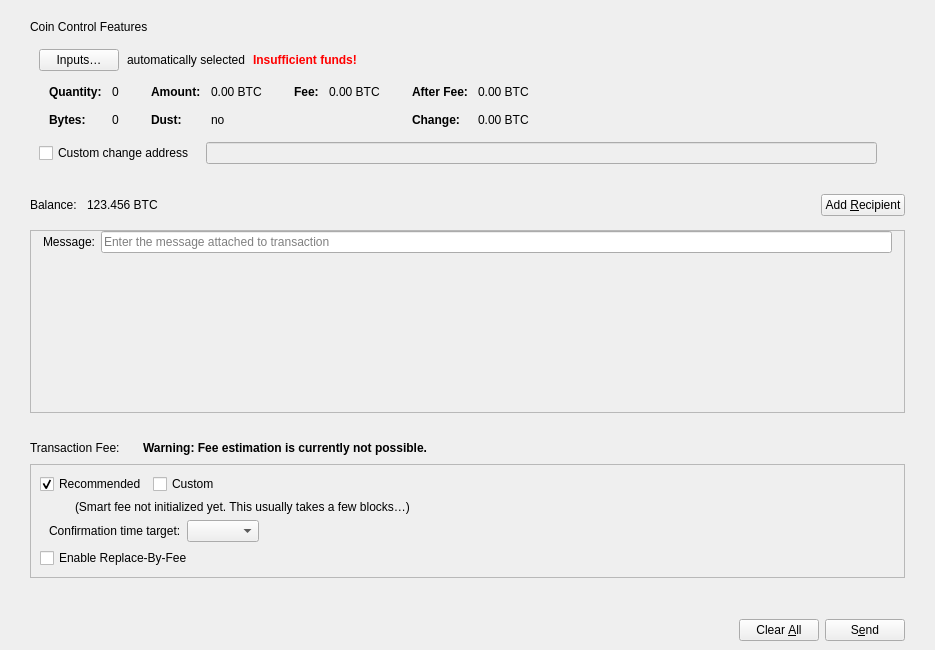
<?xml version="1.0" encoding="UTF-8"?>
<ui version="4.0">
 <class>SendCoinsDialog</class>
 <widget class="QDialog" name="SendCoinsDialog">
  <property name="geometry">
   <rect>
    <x>0</x>
    <y>0</y>
    <width>935</width>
    <height>650</height>
   </rect>
  </property>
  <property name="windowTitle">
   <string>Send Coins</string>
  </property>
  <layout class="QVBoxLayout" name="verticalLayout_6">
   <property name="leftMargin">
    <number>0</number>
   </property>
   <property name="rightMargin">
    <number>0</number>
   </property>
   <property name="bottomMargin">
    <number>0</number>
   </property>
   <item>
    <layout class="QVBoxLayout" name="verticalLayout_11">
     <property name="leftMargin">
      <number>30</number>
     </property>
     <property name="topMargin">
      <number>9</number>
     </property>
     <property name="rightMargin">
      <number>30</number>
     </property>
     <item>
      <widget class="QWidget" name="coinControlWidget" native="true">
       <layout class="QVBoxLayout" name="verticalLayout_9">
        <property name="leftMargin">
         <number>0</number>
        </property>
        <property name="topMargin">
         <number>0</number>
        </property>
        <property name="rightMargin">
         <number>0</number>
        </property>
        <property name="bottomMargin">
         <number>0</number>
        </property>
        <item>
         <widget class="QLabel" name="label_2">
          <property name="text">
           <string>Coin Control Features</string>
          </property>
         </widget>
        </item>
        <item>
         <widget class="QWidget" name="coinControlContentsWidget" native="true">
          <layout class="QVBoxLayout" name="verticalLayout_8">
           <property name="bottomMargin">
            <number>6</number>
           </property>
           <item>
            <layout class="QVBoxLayout" name="verticalLayoutCoinControl" stretch="0,0,0,1">
             <property name="spacing">
              <number>0</number>
             </property>
             <item>
              <layout class="QHBoxLayout" name="horizontalLayoutCoinControl2" stretch="0,0,0,0">
               <property name="spacing">
                <number>8</number>
               </property>
               <property name="bottomMargin">
                <number>10</number>
               </property>
               <item>
                <widget class="QPushButton" name="pushButtonCoinControl">
                 <property name="styleSheet">
                  <string notr="true"/>
                 </property>
                 <property name="text">
                  <string>Inputs…</string>
                 </property>
                 <property name="autoDefault">
                  <bool>false</bool>
                 </property>
                </widget>
               </item>
               <item>
                <widget class="QLabel" name="labelCoinControlAutomaticallySelected">
                 <property name="text">
                  <string>automatically selected</string>
                 </property>
                 <property name="margin">
                  <number>5</number>
                 </property>
                </widget>
               </item>
               <item>
                <widget class="QLabel" name="labelCoinControlInsuffFunds">
                 <property name="font">
                  <font>
                   <weight>75</weight>
                   <bold>true</bold>
                  </font>
                 </property>
                 <property name="styleSheet">
                  <string notr="true">color:red;font-weight:bold;</string>
                 </property>
                 <property name="text">
                  <string>Insufficient funds!</string>
                 </property>
                 <property name="margin">
                  <number>5</number>
                 </property>
                </widget>
               </item>
               <item>
                <spacer name="horizontalSpacerCoinControl">
                 <property name="orientation">
                  <enum>Qt::Horizontal</enum>
                 </property>
                 <property name="sizeHint" stdset="0">
                  <size>
                   <width>40</width>
                   <height>1</height>
                  </size>
                 </property>
                </spacer>
               </item>
              </layout>
             </item>
             <item>
              <widget class="QWidget" name="widgetCoinControl" native="true">
               <property name="sizePolicy">
                <sizepolicy hsizetype="Preferred" vsizetype="Preferred">
                 <horstretch>0</horstretch>
                 <verstretch>0</verstretch>
                </sizepolicy>
               </property>
               <property name="minimumSize">
                <size>
                 <width>0</width>
                 <height>0</height>
                </size>
               </property>
               <property name="styleSheet">
                <string notr="true"/>
               </property>
               <layout class="QHBoxLayout" name="horizontalLayoutCoinControl5">
                <property name="leftMargin">
                 <number>0</number>
                </property>
                <property name="topMargin">
                 <number>0</number>
                </property>
                <property name="rightMargin">
                 <number>0</number>
                </property>
                <property name="bottomMargin">
                 <number>0</number>
                </property>
                <item>
                 <layout class="QHBoxLayout" name="horizontalLayoutCoinControl3" stretch="0,0,0,1">
                  <property name="spacing">
                   <number>20</number>
                  </property>
                  <property name="topMargin">
                   <number>0</number>
                  </property>
                  <property name="bottomMargin">
                   <number>10</number>
                  </property>
                  <item>
                   <layout class="QFormLayout" name="formLayoutCoinControl1">
                    <property name="horizontalSpacing">
                     <number>10</number>
                    </property>
                    <property name="verticalSpacing">
                     <number>14</number>
                    </property>
                    <property name="leftMargin">
                     <number>10</number>
                    </property>
                    <property name="topMargin">
                     <number>4</number>
                    </property>
                    <property name="rightMargin">
                     <number>6</number>
                    </property>
                    <item row="0" column="0">
                     <widget class="QLabel" name="labelCoinControlQuantityText">
                      <property name="font">
                       <font>
                        <weight>75</weight>
                        <bold>true</bold>
                       </font>
                      </property>
                      <property name="text">
                       <string>Quantity:</string>
                      </property>
                      <property name="margin">
                       <number>0</number>
                      </property>
                     </widget>
                    </item>
                    <item row="0" column="1">
                     <widget class="QLabel" name="labelCoinControlQuantity">
                      <property name="cursor">
                       <cursorShape>IBeamCursor</cursorShape>
                      </property>
                      <property name="contextMenuPolicy">
                       <enum>Qt::ActionsContextMenu</enum>
                      </property>
                      <property name="text">
                       <string notr="true">0</string>
                      </property>
                      <property name="margin">
                       <number>0</number>
                      </property>
                      <property name="textInteractionFlags">
                       <set>Qt::LinksAccessibleByMouse|Qt::TextSelectableByMouse</set>
                      </property>
                     </widget>
                    </item>
                    <item row="1" column="0">
                     <widget class="QLabel" name="labelCoinControlBytesText">
                      <property name="font">
                       <font>
                        <weight>75</weight>
                        <bold>true</bold>
                       </font>
                      </property>
                      <property name="text">
                       <string>Bytes:</string>
                      </property>
                     </widget>
                    </item>
                    <item row="1" column="1">
                     <widget class="QLabel" name="labelCoinControlBytes">
                      <property name="cursor">
                       <cursorShape>IBeamCursor</cursorShape>
                      </property>
                      <property name="contextMenuPolicy">
                       <enum>Qt::ActionsContextMenu</enum>
                      </property>
                      <property name="text">
                       <string notr="true">0</string>
                      </property>
                      <property name="textInteractionFlags">
                       <set>Qt::LinksAccessibleByMouse|Qt::TextSelectableByMouse</set>
                      </property>
                     </widget>
                    </item>
                   </layout>
                  </item>
                  <item>
                   <layout class="QFormLayout" name="formLayoutCoinControl2">
                    <property name="horizontalSpacing">
                     <number>10</number>
                    </property>
                    <property name="verticalSpacing">
                     <number>14</number>
                    </property>
                    <property name="leftMargin">
                     <number>6</number>
                    </property>
                    <property name="topMargin">
                     <number>4</number>
                    </property>
                    <property name="rightMargin">
                     <number>6</number>
                    </property>
                    <item row="0" column="0">
                     <widget class="QLabel" name="labelCoinControlAmountText">
                      <property name="font">
                       <font>
                        <weight>75</weight>
                        <bold>true</bold>
                       </font>
                      </property>
                      <property name="text">
                       <string>Amount:</string>
                      </property>
                      <property name="margin">
                       <number>0</number>
                      </property>
                     </widget>
                    </item>
                    <item row="0" column="1">
                     <widget class="QLabel" name="labelCoinControlAmount">
                      <property name="cursor">
                       <cursorShape>IBeamCursor</cursorShape>
                      </property>
                      <property name="contextMenuPolicy">
                       <enum>Qt::ActionsContextMenu</enum>
                      </property>
                      <property name="text">
                       <string notr="true">0.00 BTC</string>
                      </property>
                      <property name="textInteractionFlags">
                       <set>Qt::LinksAccessibleByMouse|Qt::TextSelectableByMouse</set>
                      </property>
                     </widget>
                    </item>
                    <item row="1" column="0">
                     <widget class="QLabel" name="labelCoinControlLowOutputText">
                      <property name="font">
                       <font>
                        <weight>75</weight>
                        <bold>true</bold>
                       </font>
                      </property>
                      <property name="text">
                       <string>Dust:</string>
                      </property>
                     </widget>
                    </item>
                    <item row="1" column="1">
                     <widget class="QLabel" name="labelCoinControlLowOutput">
                      <property name="cursor">
                       <cursorShape>IBeamCursor</cursorShape>
                      </property>
                      <property name="contextMenuPolicy">
                       <enum>Qt::ActionsContextMenu</enum>
                      </property>
                      <property name="text">
                       <string notr="true">no</string>
                      </property>
                      <property name="textInteractionFlags">
                       <set>Qt::LinksAccessibleByMouse|Qt::TextSelectableByMouse</set>
                      </property>
                     </widget>
                    </item>
                   </layout>
                  </item>
                  <item>
                   <layout class="QFormLayout" name="formLayoutCoinControl3">
                    <property name="horizontalSpacing">
                     <number>10</number>
                    </property>
                    <property name="verticalSpacing">
                     <number>14</number>
                    </property>
                    <property name="leftMargin">
                     <number>6</number>
                    </property>
                    <property name="topMargin">
                     <number>4</number>
                    </property>
                    <property name="rightMargin">
                     <number>6</number>
                    </property>
                    <item row="0" column="0">
                     <widget class="QLabel" name="labelCoinControlFeeText">
                      <property name="font">
                       <font>
                        <weight>75</weight>
                        <bold>true</bold>
                       </font>
                      </property>
                      <property name="text">
                       <string>Fee:</string>
                      </property>
                      <property name="margin">
                       <number>0</number>
                      </property>
                     </widget>
                    </item>
                    <item row="0" column="1">
                     <widget class="QLabel" name="labelCoinControlFee">
                      <property name="cursor">
                       <cursorShape>IBeamCursor</cursorShape>
                      </property>
                      <property name="contextMenuPolicy">
                       <enum>Qt::ActionsContextMenu</enum>
                      </property>
                      <property name="text">
                       <string notr="true">0.00 BTC</string>
                      </property>
                      <property name="textInteractionFlags">
                       <set>Qt::LinksAccessibleByMouse|Qt::TextSelectableByMouse</set>
                      </property>
                     </widget>
                    </item>
                   </layout>
                  </item>
                  <item>
                   <layout class="QFormLayout" name="formLayoutCoinControl4">
                    <property name="horizontalSpacing">
                     <number>10</number>
                    </property>
                    <property name="verticalSpacing">
                     <number>14</number>
                    </property>
                    <property name="leftMargin">
                     <number>6</number>
                    </property>
                    <property name="topMargin">
                     <number>4</number>
                    </property>
                    <property name="rightMargin">
                     <number>6</number>
                    </property>
                    <item row="0" column="0">
                     <widget class="QLabel" name="labelCoinControlAfterFeeText">
                      <property name="font">
                       <font>
                        <weight>75</weight>
                        <bold>true</bold>
                       </font>
                      </property>
                      <property name="text">
                       <string>After Fee:</string>
                      </property>
                      <property name="margin">
                       <number>0</number>
                      </property>
                     </widget>
                    </item>
                    <item row="0" column="1">
                     <widget class="QLabel" name="labelCoinControlAfterFee">
                      <property name="cursor">
                       <cursorShape>IBeamCursor</cursorShape>
                      </property>
                      <property name="contextMenuPolicy">
                       <enum>Qt::ActionsContextMenu</enum>
                      </property>
                      <property name="text">
                       <string notr="true">0.00 BTC</string>
                      </property>
                      <property name="textInteractionFlags">
                       <set>Qt::LinksAccessibleByMouse|Qt::TextSelectableByMouse</set>
                      </property>
                     </widget>
                    </item>
                    <item row="1" column="0">
                     <widget class="QLabel" name="labelCoinControlChangeText">
                      <property name="font">
                       <font>
                        <weight>75</weight>
                        <bold>true</bold>
                       </font>
                      </property>
                      <property name="text">
                       <string>Change:</string>
                      </property>
                     </widget>
                    </item>
                    <item row="1" column="1">
                     <widget class="QLabel" name="labelCoinControlChange">
                      <property name="cursor">
                       <cursorShape>IBeamCursor</cursorShape>
                      </property>
                      <property name="contextMenuPolicy">
                       <enum>Qt::ActionsContextMenu</enum>
                      </property>
                      <property name="text">
                       <string notr="true">0.00 BTC</string>
                      </property>
                      <property name="textInteractionFlags">
                       <set>Qt::LinksAccessibleByMouse|Qt::TextSelectableByMouse</set>
                      </property>
                     </widget>
                    </item>
                   </layout>
                  </item>
                 </layout>
                </item>
               </layout>
              </widget>
             </item>
             <item>
              <layout class="QHBoxLayout" name="horizontalLayoutCoinControl4" stretch="0,0,0">
               <property name="spacing">
                <number>12</number>
               </property>
               <property name="sizeConstraint">
                <enum>QLayout::SetDefaultConstraint</enum>
               </property>
               <property name="topMargin">
                <number>5</number>
               </property>
               <property name="rightMargin">
                <number>0</number>
               </property>
               <item>
                <widget class="QCheckBox" name="checkBoxCoinControlChange">
                 <property name="toolTip">
                  <string>If this is activated, but the change address is empty or invalid, change will be sent to a newly generated address.</string>
                 </property>
                 <property name="text">
                  <string>Custom change address</string>
                 </property>
                </widget>
               </item>
               <item>
                <widget class="QValidatedLineEdit" name="lineEditCoinControlChange">
                 <property name="enabled">
                  <bool>false</bool>
                 </property>
                 <property name="sizePolicy">
                  <sizepolicy hsizetype="Expanding" vsizetype="Fixed">
                   <horstretch>0</horstretch>
                   <verstretch>0</verstretch>
                  </sizepolicy>
                 </property>
                </widget>
               </item>
               <item>
                <widget class="QLabel" name="labelCoinControlChangeLabel">
                 <property name="sizePolicy">
                  <sizepolicy hsizetype="Preferred" vsizetype="Expanding">
                   <horstretch>0</horstretch>
                   <verstretch>0</verstretch>
                  </sizepolicy>
                 </property>
                 <property name="minimumSize">
                  <size>
                   <width>0</width>
                   <height>0</height>
                  </size>
                 </property>
                 <property name="text">
                  <string/>
                 </property>
                 <property name="margin">
                  <number>3</number>
                 </property>
                </widget>
               </item>
              </layout>
             </item>
             <item>
              <spacer name="verticalSpacerCoinControl">
               <property name="orientation">
                <enum>Qt::Vertical</enum>
               </property>
               <property name="sizeHint" stdset="0">
                <size>
                 <width>800</width>
                 <height>1</height>
                </size>
               </property>
              </spacer>
             </item>
            </layout>
           </item>
          </layout>
         </widget>
        </item>
       </layout>
      </widget>
     </item>
    </layout>
   </item>
   <item>
    <widget class="QWidget" name="widgetRecipients" native="true">
     <property name="sizePolicy">
      <sizepolicy hsizetype="Preferred" vsizetype="Preferred">
       <horstretch>0</horstretch>
       <verstretch>1</verstretch>
      </sizepolicy>
     </property>
     <layout class="QVBoxLayout" name="verticalLayout_7">
      <property name="spacing">
       <number>0</number>
      </property>
      <property name="leftMargin">
       <number>30</number>
      </property>
      <property name="topMargin">
       <number>0</number>
      </property>
      <property name="rightMargin">
       <number>30</number>
      </property>
      <property name="bottomMargin">
       <number>0</number>
      </property>
      <item>
       <layout class="QHBoxLayout" name="horizontalLayout_4">
        <property name="topMargin">
         <number>3</number>
        </property>
        <property name="rightMargin">
         <number>0</number>
        </property>
        <property name="bottomMargin">
         <number>0</number>
        </property>
        <item>
         <widget class="QLabel" name="labelBalanceName">
          <property name="sizePolicy">
           <sizepolicy hsizetype="Preferred" vsizetype="Preferred">
            <horstretch>0</horstretch>
            <verstretch>0</verstretch>
           </sizepolicy>
          </property>
          <property name="minimumSize">
           <size>
            <width>20</width>
            <height>50</height>
           </size>
          </property>
          <property name="text">
           <string>Balance:</string>
          </property>
         </widget>
        </item>
        <item>
         <spacer name="horizontalSpacer_8">
          <property name="orientation">
           <enum>Qt::Horizontal</enum>
          </property>
          <property name="sizeType">
           <enum>QSizePolicy::Fixed</enum>
          </property>
          <property name="sizeHint" stdset="0">
           <size>
            <width>10</width>
            <height>20</height>
           </size>
          </property>
         </spacer>
        </item>
        <item>
         <widget class="QLabel" name="labelBalance">
          <property name="sizePolicy">
           <sizepolicy hsizetype="Preferred" vsizetype="Preferred">
            <horstretch>0</horstretch>
            <verstretch>0</verstretch>
           </sizepolicy>
          </property>
          <property name="minimumSize">
           <size>
            <width>20</width>
            <height>50</height>
           </size>
          </property>
          <property name="cursor">
           <cursorShape>IBeamCursor</cursorShape>
          </property>
          <property name="text">
           <string notr="true">123.456 BTC</string>
          </property>
          <property name="textInteractionFlags">
           <set>Qt::LinksAccessibleByMouse|Qt::TextSelectableByMouse</set>
          </property>
         </widget>
        </item>
        <item>
         <spacer name="horizontalSpacer_7">
          <property name="orientation">
           <enum>Qt::Horizontal</enum>
          </property>
          <property name="sizeHint" stdset="0">
           <size>
            <width>40</width>
            <height>20</height>
           </size>
          </property>
         </spacer>
        </item>
        <item>
         <widget class="YonaPushButton" name="addButton">
          <property name="toolTip">
           <string>Send to multiple recipients at once</string>
          </property>
          <property name="text">
           <string>Add &amp;Recipient</string>
          </property>
          <property name="icon">
           <iconset resource="../bitcoin.qrc">
            <normaloff>:/icons/add_recipient</normaloff>:/icons/add_recipient</iconset>
          </property>
          <property name="autoDefault">
           <bool>false</bool>
          </property>
         </widget>
        </item>
       </layout>
      </item>
      <item>
       <widget class="QScrollArea" name="scrollArea">
        <property name="widgetResizable">
         <bool>true</bool>
        </property>
        <widget class="QWidget" name="scrollAreaWidgetContents">
         <property name="geometry">
          <rect>
           <x>0</x>
           <y>0</y>
           <width>873</width>
           <height>72</height>
          </rect>
         </property>
         <layout class="QVBoxLayout" name="verticalLayout_2" stretch="0,0,1">
          <property name="leftMargin">
           <number>0</number>
          </property>
          <property name="topMargin">
           <number>0</number>
          </property>
          <property name="rightMargin">
           <number>0</number>
          </property>
          <property name="bottomMargin">
           <number>0</number>
          </property>
          <item>
           <layout class="QVBoxLayout" name="entries">
            <property name="spacing">
             <number>6</number>
            </property>
           </layout>
          </item>
          <item>
           <layout class="QVBoxLayout" name="verticalLayout_12">
            <property name="leftMargin">
             <number>12</number>
            </property>
            <property name="topMargin">
             <number>0</number>
            </property>
            <property name="rightMargin">
             <number>12</number>
            </property>
            <item>
             <layout class="QHBoxLayout" name="horizontalLayout">
              <item>
               <widget class="QLabel" name="labelMessage">
                <property name="text">
                 <string>Message:</string>
                </property>
               </widget>
              </item>
              <item>
               <widget class="QLineEdit" name="lineEditMessage">
                <property name="placeholderText">
                 <string>Enter the message attached to transaction</string>
                </property>
               </widget>
              </item>
             </layout>
            </item>
           </layout>
          </item>
          <item>
           <spacer name="verticalSpacer">
            <property name="orientation">
             <enum>Qt::Vertical</enum>
            </property>
            <property name="sizeHint" stdset="0">
             <size>
              <width>20</width>
              <height>0</height>
             </size>
            </property>
           </spacer>
          </item>
         </layout>
        </widget>
       </widget>
      </item>
     </layout>
    </widget>
   </item>
   <item>
    <spacer name="verticalSpacer_2">
     <property name="orientation">
      <enum>Qt::Vertical</enum>
     </property>
     <property name="sizeType">
      <enum>QSizePolicy::Fixed</enum>
     </property>
     <property name="sizeHint" stdset="0">
      <size>
       <width>20</width>
       <height>10</height>
      </size>
     </property>
    </spacer>
   </item>
   <item>
    <widget class="QWidget" name="legacyFee" native="true">
     <layout class="QVBoxLayout" name="verticalLayout_10">
      <property name="leftMargin">
       <number>30</number>
      </property>
      <property name="rightMargin">
       <number>30</number>
      </property>
      <property name="bottomMargin">
       <number>20</number>
      </property>
      <item>
       <layout class="QHBoxLayout" name="horizontalLayoutFee1">
        <property name="bottomMargin">
         <number>0</number>
        </property>
        <item>
         <layout class="QVBoxLayout" name="verticalLayoutFee7">
          <property name="spacing">
           <number>0</number>
          </property>
          <item>
           <layout class="QHBoxLayout" name="horizontalLayoutSmartFee">
            <property name="spacing">
             <number>10</number>
            </property>
            <item>
             <widget class="QLabel" name="labelFeeHeadline">
              <property name="sizePolicy">
               <sizepolicy hsizetype="Preferred" vsizetype="Maximum">
                <horstretch>0</horstretch>
                <verstretch>0</verstretch>
               </sizepolicy>
              </property>
              <property name="font">
               <font>
                <weight>50</weight>
                <bold>false</bold>
               </font>
              </property>
              <property name="text">
               <string>Transaction Fee:</string>
              </property>
             </widget>
            </item>
            <item>
             <widget class="QLabel" name="labelFeeMinimized">
              <property name="text">
               <string/>
              </property>
             </widget>
            </item>
           </layout>
          </item>
         </layout>
        </item>
        <item>
         <widget class="QLabel" name="fallbackFeeWarningLabel">
          <property name="font">
           <font>
            <weight>75</weight>
            <bold>true</bold>
           </font>
          </property>
          <property name="toolTip">
           <string>Using the fallbackfee can result in sending a transaction that will take several hours or days (or never) to confirm. Consider choosing your fee manually or wait until you have validated the complete chain.</string>
          </property>
          <property name="text">
           <string>Warning: Fee estimation is currently not possible.</string>
          </property>
          <property name="wordWrap">
           <bool>false</bool>
          </property>
         </widget>
        </item>
        <item>
         <spacer name="horizontalSpacer_4">
          <property name="orientation">
           <enum>Qt::Horizontal</enum>
          </property>
          <property name="sizeType">
           <enum>QSizePolicy::MinimumExpanding</enum>
          </property>
          <property name="sizeHint" stdset="0">
           <size>
            <width>40</width>
            <height>20</height>
           </size>
          </property>
         </spacer>
        </item>
       </layout>
      </item>
      <item>
       <widget class="QFrame" name="frameFee">
        <property name="sizePolicy">
         <sizepolicy hsizetype="Expanding" vsizetype="Expanding">
          <horstretch>0</horstretch>
          <verstretch>0</verstretch>
         </sizepolicy>
        </property>
        <property name="maximumSize">
         <size>
          <width>16777215</width>
          <height>16777215</height>
         </size>
        </property>
        <property name="frameShape">
         <enum>QFrame::StyledPanel</enum>
        </property>
        <property name="frameShadow">
         <enum>QFrame::Sunken</enum>
        </property>
        <layout class="QVBoxLayout" name="verticalLayout_5">
         <item>
          <layout class="QHBoxLayout" name="horizontalLayout_3">
           <item>
            <widget class="QCheckBox" name="radioSmartFee">
             <property name="text">
              <string>Recommended</string>
             </property>
             <property name="checked">
              <bool>true</bool>
             </property>
             <attribute name="buttonGroup">
              <string notr="true">groupFee</string>
             </attribute>
            </widget>
           </item>
           <item>
            <widget class="QCheckBox" name="radioCustomFee">
             <property name="text">
              <string>Custom</string>
             </property>
             <attribute name="buttonGroup">
              <string notr="true">groupFee</string>
             </attribute>
            </widget>
           </item>
           <item>
            <spacer name="horizontalSpacer_3">
             <property name="orientation">
              <enum>Qt::Horizontal</enum>
             </property>
             <property name="sizeHint" stdset="0">
              <size>
               <width>40</width>
               <height>20</height>
              </size>
             </property>
            </spacer>
           </item>
          </layout>
         </item>
         <item>
          <widget class="QFrame" name="frameFeeSelection">
           <layout class="QVBoxLayout" name="verticalLayout_4">
            <property name="leftMargin">
             <number>9</number>
            </property>
            <property name="topMargin">
             <number>0</number>
            </property>
            <property name="rightMargin">
             <number>0</number>
            </property>
            <property name="bottomMargin">
             <number>0</number>
            </property>
            <item>
             <widget class="QStackedWidget" name="stackedFeeTypes">
              <property name="currentIndex">
               <number>0</number>
              </property>
              <widget class="QWidget" name="page">
               <layout class="QVBoxLayout" name="verticalLayout_3">
                <property name="leftMargin">
                 <number>0</number>
                </property>
                <property name="topMargin">
                 <number>0</number>
                </property>
                <property name="rightMargin">
                 <number>0</number>
                </property>
                <property name="bottomMargin">
                 <number>0</number>
                </property>
                <item>
                 <layout class="QHBoxLayout" name="horizontalLayoutFee12">
                  <item>
                   <widget class="QLabel" name="labelSmartFee">
                    <property name="text">
                     <string/>
                    </property>
                    <property name="margin">
                     <number>2</number>
                    </property>
                   </widget>
                  </item>
                  <item>
                   <widget class="QLabel" name="labelFeeEstimation">
                    <property name="text">
                     <string/>
                    </property>
                   </widget>
                  </item>
                  <item>
                   <widget class="QLabel" name="labelSmartFee2">
                    <property name="text">
                     <string>(Smart fee not initialized yet. This usually takes a few blocks…)</string>
                    </property>
                    <property name="margin">
                     <number>2</number>
                    </property>
                   </widget>
                  </item>
                  <item>
                   <spacer name="horizontalSpacer_5">
                    <property name="orientation">
                     <enum>Qt::Horizontal</enum>
                    </property>
                    <property name="sizeHint" stdset="0">
                     <size>
                      <width>1</width>
                      <height>1</height>
                     </size>
                    </property>
                   </spacer>
                  </item>
                 </layout>
                </item>
                <item>
                 <layout class="QHBoxLayout" name="horizontalLayoutFee9">
                  <item>
                   <layout class="QVBoxLayout" name="verticalLayoutFee6">
                    <item>
                     <widget class="QLabel" name="labelSmartFee3">
                      <property name="text">
                       <string>Confirmation time target:</string>
                      </property>
                      <property name="margin">
                       <number>2</number>
                      </property>
                     </widget>
                    </item>
                   </layout>
                  </item>
                  <item>
                   <layout class="QVBoxLayout" name="verticalLayoutFee5">
                    <property name="rightMargin">
                     <number>30</number>
                    </property>
                    <item>
                     <layout class="QHBoxLayout" name="horizontalLayoutConfTarget">
                      <property name="bottomMargin">
                       <number>0</number>
                      </property>
                      <item>
                       <widget class="QComboBox" name="confTargetSelector"/>
                      </item>
                      <item>
                       <spacer name="horizontalSpacerConfTarget">
                        <property name="orientation">
                         <enum>Qt::Horizontal</enum>
                        </property>
                        <property name="sizeHint" stdset="0">
                         <size>
                          <width>40</width>
                          <height>20</height>
                         </size>
                        </property>
                       </spacer>
                      </item>
                     </layout>
                    </item>
                   </layout>
                  </item>
                 </layout>
                </item>
               </layout>
              </widget>
              <widget class="QWidget" name="page_2">
               <layout class="QVBoxLayout" name="verticalLayout">
                <property name="leftMargin">
                 <number>0</number>
                </property>
                <property name="topMargin">
                 <number>0</number>
                </property>
                <property name="rightMargin">
                 <number>0</number>
                </property>
                <property name="bottomMargin">
                 <number>0</number>
                </property>
                <item>
                 <layout class="QHBoxLayout" name="horizontalLayoutFee13">
                  <item>
                   <widget class="QLabel" name="labelCustomPerKilobyte">
                    <property name="toolTip">
                     <string>If the custom fee is set to 1000 satoshis and the transaction is only 250 bytes, then &quot;per kilobyte&quot; only pays 250 satoshis in fee, while &quot;total at least&quot; pays 1000 satoshis. For transactions bigger than a kilobyte both pay by kilobyte.</string>
                    </property>
                    <property name="text">
                     <string>per kilobyte</string>
                    </property>
                   </widget>
                  </item>
                  <item>
                   <widget class="BitcoinAmountField" name="customFee"/>
                  </item>
                  <item>
                   <spacer name="horizontalSpacer_6">
                    <property name="orientation">
                     <enum>Qt::Horizontal</enum>
                    </property>
                    <property name="sizeHint" stdset="0">
                     <size>
                      <width>1</width>
                      <height>1</height>
                     </size>
                    </property>
                   </spacer>
                  </item>
                 </layout>
                </item>
                <item>
                 <layout class="QHBoxLayout" name="horizontalLayoutFee8">
                  <item>
                   <widget class="QLabel" name="labelCustomFeeWarning">
                    <property name="enabled">
                     <bool>true</bool>
                    </property>
                    <property name="toolTip">
                     <string>When there is less transaction volume than space in the blocks, miners as well as relaying nodes may enforce a minimum fee. Paying only this minimum fee is just fine, but be aware that this can result in a never confirming transaction once there is more demand for yona transactions than the network can process.</string>
                    </property>
                    <property name="text">
                     <string>A too low fee might result in a never confirming transaction (read the tooltip)</string>
                    </property>
                   </widget>
                  </item>
                  <item>
                   <spacer name="horizontalSpacer_2">
                    <property name="orientation">
                     <enum>Qt::Horizontal</enum>
                    </property>
                    <property name="sizeHint" stdset="0">
                     <size>
                      <width>1</width>
                      <height>1</height>
                     </size>
                    </property>
                   </spacer>
                  </item>
                 </layout>
                </item>
               </layout>
              </widget>
             </widget>
            </item>
           </layout>
          </widget>
         </item>
         <item>
          <widget class="QCheckBox" name="optInRBF">
           <property name="toolTip">
            <string>With Replace-By-Fee (BIP-125) you can increase a transaction's fee after it is sent. Without this, a higher fee may be recommended to compensate for increased transaction delay risk.</string>
           </property>
           <property name="text">
            <string>Enable Replace-By-Fee</string>
           </property>
          </widget>
         </item>
        </layout>
       </widget>
      </item>
     </layout>
    </widget>
   </item>
   <item>
    <widget class="QWidget" name="buttonsContainerWhite" native="true">
     <layout class="QHBoxLayout" name="horizontalLayout_2">
      <property name="leftMargin">
       <number>30</number>
      </property>
      <property name="topMargin">
       <number>15</number>
      </property>
      <property name="rightMargin">
       <number>30</number>
      </property>
      <item>
       <spacer name="horizontalSpacer">
        <property name="orientation">
         <enum>Qt::Horizontal</enum>
        </property>
        <property name="sizeHint" stdset="0">
         <size>
          <width>40</width>
          <height>20</height>
         </size>
        </property>
       </spacer>
      </item>
      <item>
       <widget class="QPushButton" name="clearButton">
        <property name="sizePolicy">
         <sizepolicy hsizetype="Minimum" vsizetype="Fixed">
          <horstretch>0</horstretch>
          <verstretch>0</verstretch>
         </sizepolicy>
        </property>
        <property name="toolTip">
         <string>Clear all fields of the form.</string>
        </property>
        <property name="text">
         <string>Clear &amp;All</string>
        </property>
        <property name="autoDefault">
         <bool>false</bool>
        </property>
       </widget>
      </item>
      <item>
       <widget class="QPushButton" name="sendButton">
        <property name="toolTip">
         <string>Confirm the send action</string>
        </property>
        <property name="text">
         <string>S&amp;end</string>
        </property>
        <property name="autoDefault">
         <bool>false</bool>
        </property>
        <property name="default">
         <bool>false</bool>
        </property>
       </widget>
      </item>
     </layout>
    </widget>
   </item>
  </layout>
 </widget>
 <customwidgets>
  <customwidget>
   <class>QValidatedLineEdit</class>
   <extends>QLineEdit</extends>
   <header>qt/qvalidatedlineedit.h</header>
  </customwidget>
  <customwidget>
   <class>BitcoinAmountField</class>
   <extends>QLineEdit</extends>
   <header>qt/bitcoinamountfield.h</header>
   <container>1</container>
  </customwidget>
  <customwidget>
   <class>YonaPushButton</class>
   <extends>QPushButton</extends>
   <header>qt/yonapushbutton.h</header>
  </customwidget>
 </customwidgets>
 <resources>
  <include location="../bitcoin.qrc"/>
 </resources>
 <connections/>
 <buttongroups>
  <buttongroup name="groupFee"/>
 </buttongroups>
</ui>
